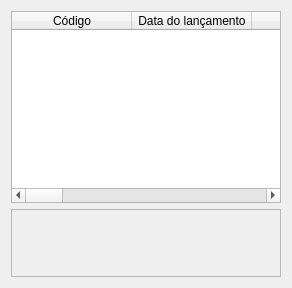
      <widget class="QWidget" name="subLan">
       <property name="enabled">
        <bool>true</bool>
       </property>
       <property name="windowTitle">
        <string>Lançamentos</string>
       </property>
       <property name="styleSheet">
        <string notr="true"/>
       </property>
       <layout class="QVBoxLayout" name="verticalLayout_2">
        <item>
         <widget class="QTableWidget" name="gridLan">
          <property name="styleSheet">
           <string notr="true"/>
          </property>
          <property name="dragEnabled">
           <bool>false</bool>
          </property>
          <property name="showGrid">
           <bool>false</bool>
          </property>
          <property name="gridStyle">
           <enum>Qt::SolidLine</enum>
          </property>
          <attribute name="horizontalHeaderVisible">
           <bool>true</bool>
          </attribute>
          <attribute name="horizontalHeaderCascadingSectionResizes">
           <bool>false</bool>
          </attribute>
          <attribute name="horizontalHeaderDefaultSectionSize">
           <number>120</number>
          </attribute>
          <attribute name="horizontalHeaderHighlightSections">
           <bool>true</bool>
          </attribute>
          <attribute name="horizontalHeaderMinimumSectionSize">
           <number>120</number>
          </attribute>
          <attribute name="horizontalHeaderShowSortIndicator" stdset="0">
           <bool>false</bool>
          </attribute>
          <attribute name="horizontalHeaderStretchLastSection">
           <bool>false</bool>
          </attribute>
          <attribute name="verticalHeaderVisible">
           <bool>false</bool>
          </attribute>
          <attribute name="verticalHeaderHighlightSections">
           <bool>true</bool>
          </attribute>
          <column>
           <property name="text">
            <string>Código</string>
           </property>
          </column>
          <column>
           <property name="text">
            <string>Data do lançamento</string>
           </property>
          </column>
          <column>
           <property name="text">
            <string>Operação</string>
           </property>
          </column>
          <column>
           <property name="text">
            <string>Valor</string>
           </property>
          </column>
          <column>
           <property name="text">
            <string>Código do Item</string>
           </property>
          </column>
          <column>
           <property name="text">
            <string>Item</string>
           </property>
          </column>
          <column>
           <property name="text">
            <string>Quantidade</string>
           </property>
          </column>
          <column>
           <property name="text">
            <string>Código do Cliente</string>
           </property>
          </column>
          <column>
           <property name="text">
            <string>Cliente</string>
           </property>
          </column>
          <column>
           <property name="text">
            <string>Código do Fornecedor</string>
           </property>
          </column>
          <column>
           <property name="text">
            <string>Fornecedor</string>
           </property>
          </column>
          <column>
           <property name="text">
            <string>Complemento</string>
           </property>
          </column>
          <column>
           <property name="text">
            <string>Grupo do lançamento</string>
           </property>
          </column>
         </widget>
        </item>
        <item>
         <widget class="QFrame" name="fraBotoesLan">
          <property name="frameShape">
           <enum>QFrame::StyledPanel</enum>
          </property>
          <property name="frameShadow">
           <enum>QFrame::Raised</enum>
          </property>
          <layout class="QHBoxLayout" name="horizontalLayout_6">
           <item>
            <widget class="QPushButton" name="btnInserirLan">
             <property name="minimumSize">
              <size>
               <width>48</width>
               <height>48</height>
              </size>
             </property>
             <property name="maximumSize">
              <size>
               <width>48</width>
               <height>48</height>
              </size>
             </property>
             <property name="styleSheet">
              <string notr="true">background-color: transparent; 
border: none;</string>
             </property>
             <property name="text">
              <string/>
             </property>
             <property name="icon">
              <iconset resource="../icons/2_.qrc">
               <normaloff>:/icons/2x/insert.png</normaloff>:/icons/2x/insert.png</iconset>
             </property>
             <property name="iconSize">
              <size>
               <width>48</width>
               <height>48</height>
              </size>
             </property>
            </widget>
           </item>
           <item>
            <widget class="QPushButton" name="btnEditarLan">
             <property name="minimumSize">
              <size>
               <width>48</width>
               <height>48</height>
              </size>
             </property>
             <property name="styleSheet">
              <string notr="true">background-color: transparent; 
border: none;</string>
             </property>
             <property name="text">
              <string/>
             </property>
             <property name="icon">
              <iconset resource="../icons/2_.qrc">
               <normaloff>:/icons/2x/edit.png</normaloff>:/icons/2x/edit.png</iconset>
             </property>
             <property name="iconSize">
              <size>
               <width>36</width>
               <height>36</height>
              </size>
             </property>
            </widget>
           </item>
           <item>
            <widget class="QPushButton" name="btnExcluirLan">
             <property name="minimumSize">
              <size>
               <width>48</width>
               <height>48</height>
              </size>
             </property>
             <property name="styleSheet">
              <string notr="true">background-color: transparent; 
border: none;</string>
             </property>
             <property name="text">
              <string/>
             </property>
             <property name="icon">
              <iconset resource="../icons/2_.qrc">
               <normaloff>:/icons/2x/delete.png</normaloff>:/icons/2x/delete.png</iconset>
             </property>
             <property name="iconSize">
              <size>
               <width>36</width>
               <height>36</height>
              </size>
             </property>
            </widget>
           </item>
           <item>
            <spacer name="horizontalSpacer_6">
             <property name="orientation">
              <enum>Qt::Horizontal</enum>
             </property>
             <property name="sizeHint" stdset="0">
              <size>
               <width>40</width>
               <height>20</height>
              </size>
             </property>
            </spacer>
           </item>
           <item>
            <widget class="QPushButton" name="btnFecharLan">
             <property name="minimumSize">
              <size>
               <width>48</width>
               <height>48</height>
              </size>
             </property>
             <property name="maximumSize">
              <size>
               <width>48</width>
               <height>48</height>
              </size>
             </property>
             <property name="styleSheet">
              <string notr="true">background-color: transparent; 
border: none;</string>
             </property>
             <property name="text">
              <string/>
             </property>
             <property name="icon">
              <iconset resource="../icons/2_.qrc">
               <normaloff>:/icons/2x/close.png</normaloff>:/icons/2x/close.png</iconset>
             </property>
             <property name="iconSize">
              <size>
               <width>40</width>
               <height>40</height>
              </size>
             </property>
            </widget>
           </item>
          </layout>
         </widget>
        </item>
       </layout>
      </widget>
